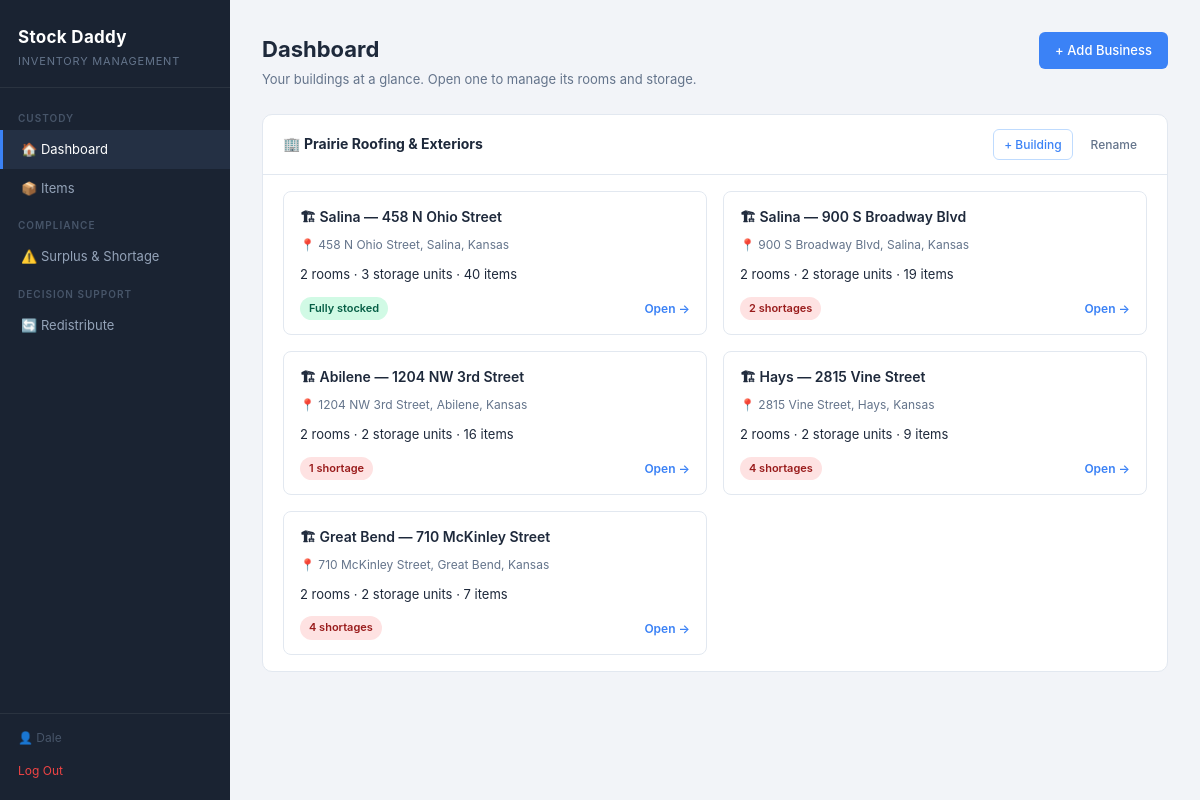
/dashboard (signed in), run on the app's committed database.
### tables this page shows
CREATE TABLE business (
  business_id INTEGER PRIMARY KEY AUTOINCREMENT,
  name        VARCHAR(100) NOT NULL,
  owner_id    INTEGER NOT NULL,
  -- NULL = active. See header note 1.
  retired     DATETIME NULL,
  FOREIGN KEY (owner_id) REFERENCES owners(owner_id)
);

### app.py (the view)
@app.route("/dashboard")
def dashboard():
    if "user" not in session:
        return redirect(url_for("login"))
    businesses = db.get_dashboard_hierarchy(session["owner_id"])
    return render_template("dashboard.html", user=session["user"], businesses=businesses)

### db.py (called while the page is built)
def get_connection():
    conn = sqlite3.connect(DB_PATH)
    conn.execute("PRAGMA foreign_keys = ON;")
    conn.row_factory = sqlite3.Row
    return conn

### templates/dashboard.html (shortened to what this page needs)
{% extends "base.html" %}
{% block body %}
<div class="app-layout">
    {% include "nav.html" %}
    <main class="main-content">
        <div class="page-header">
            <div>
                <h2>Dashboard</h2>
                <p>Your buildings at a glance. Open one to manage its rooms and storage.</p>
            </div>
            <details class="inline-form">
                <summary class="btn btn-primary">+ Add Business</summary>
            </details>
        </div>
        {% for biz in businesses %}
        <div class="card">
            <div class="card-header">
                <span>🏢 <strong>{{ biz.name }}</strong></span>
                <div class="card-actions">
                    <details class="inline-form">
                        <summary class="btn btn-small btn-ghost">+ Building</summary>
                    </details>
                    <details class="inline-form">
                        <summary class="btn btn-small btn-text">Rename</summary>
                    </details>
                </div>
            </div>
            <div class="building-grid">
                {% for building in biz.buildings %}
                <a href="{{ url_for('building', building_id=building.id) }}" class="building-card building-link">
                    <div class="building-name">🏗 {{ building.name }}</div>
                    <div class="building-address">📍 {{ building.address }}</div>
                    <div class="building-stats">
                        {{ building.room_count }} room{{ 's' if building.room_count != 1 }}
                        · {{ building.storage_count }} storage unit{{ 's' if building.storage_count != 1 }}
                        · {{ building.item_count }} item{{ 's' if building.item_count != 1 }}
                    </div>
                    <div class="building-status">
                        {% if building.shortage_count %}
                        <span class="badge badge-shortage">{{ building.shortage_count }} shortage{{ 's' if building.shortage_count != 1 }}</span>
                        {% elif building.item_count %}
                        <span class="badge badge-ok">Fully stocked</span>
                        {% else %}
                        <span class="muted-note">Empty — open to add rooms</span>
                        {% endif %}
                        <span class="building-open">Open →</span>
                    </div>
                </a>
                {% else %}
                <span class="muted-note">No buildings yet. Use "+ Building" to add one.</span>
                {% endfor %}
            </div>
        </div>
        {% else %}
        <div class="empty-state">
            <p>No businesses yet. Click <strong>+ Add Business</strong> to get started.</p>
        </div>
        {% endfor %}
    </main>
</div>
{% endblock %}

### static/css/main.css (style rules this page uses)
*, *::before, *::after { box-sizing: border-box; margin: 0; padding: 0; }
:root { --bg: #f2f4f8; --surface: #ffffff; --sidebar-bg: #1a2332; --sidebar-hover:#243044; --accent: #3b82f6; --accent-dark: #2563eb; --danger: #ef4444; --warning-bg: #fef3c7; --warning-text: #92400e; --success-bg: #d1fae5; --success-text: #065f46; --surplus-bg: #dbeafe; --surplus-text: #1e40af; --shortage-bg: #fee2e2; --shortage-text:#991b1b; --transit-bg: #ede9fe; --transit-text: #5b21b6; --text: #1e293b; --muted: #64748b; --border: #e2e8f0; --sidebar-w: 230px; }
body { font-family: -apple-system, BlinkMacSystemFont, "Segoe UI", Roboto, sans-serif; background: var(--bg); color: var(--text); font-size: 14px; line-height: 1.6; }
a { color: var(--accent); text-decoration: none; }
.app-layout { display: flex; min-height: 100vh; }
.main-content { flex: 1; padding: 32px; overflow-y: auto; min-width: 0; }
.page-header { display: flex; justify-content: space-between; align-items: flex-start; margin-bottom: 24px; gap: 16px; }
.page-header h2 { font-size: 22px; font-weight: 700; margin-bottom: 2px; }
.page-header p { color: var(--muted); font-size: 13px; }
.card { background: var(--surface); border: 1px solid var(--border); border-radius: 10px; margin-bottom: 20px; overflow: hidden; }
.card-header { display: flex; justify-content: space-between; align-items: center; padding: 14px 20px; border-bottom: 1px solid var(--border); font-weight: 600; font-size: 14px; }
.card-actions { display: flex; gap: 8px; }
.building-grid { display: grid; grid-template-columns: repeat(auto-fill, minmax(320px, 1fr)); gap: 16px; padding: 16px 20px; }
.building-card { border: 1px solid var(--border); border-radius: 8px; overflow: hidden; }
.building-link { display: flex; flex-direction: column; gap: 4px; padding: 14px 16px; color: var(--text); transition: border-color 0.12s, box-shadow 0.12s; }
.building-stats { font-size: 13px; color: var(--text); margin-top: 6px; }
.building-status { display: flex; align-items: center; justify-content: space-between; margin-top: 8px; }
.building-open { font-size: 12px; font-weight: 600; color: var(--accent); }
.building-name { font-weight: 600; font-size: 14px; }
.building-address { font-size: 12px; color: var(--muted); margin-top: 2px; }
.badge { display: inline-block; padding: 3px 9px; border-radius: 99px; font-size: 11px; font-weight: 600; }
.badge-ok { background: var(--success-bg); color: var(--success-text); }
.badge-shortage { background: var(--shortage-bg); color: var(--shortage-text); }
.btn { display: inline-block; padding: 8px 16px; border-radius: 6px; border: none; cursor: pointer; font-size: 13px; font-weight: 500; text-decoration: none; transition: background 0.12s; background: var(--accent); color: #fff; white-space: nowrap; }
.btn-primary { background: var(--accent); color: #fff; }
.btn-small { padding: 5px 10px; font-size: 12px; }
.btn-ghost { background: transparent; color: var(--accent); border: 1px solid #bfdbfe; }
.btn-text { background: transparent; color: var(--muted); }
.inline-form { position: relative; }
.inline-form > summary { list-style: none; }
.card-actions { display: flex; gap: 8px; align-items: center; flex-wrap: wrap; }

### data on the page
business: name "Prairie Roofing & Exteriors", name "Salina — 458 N Ohio Street" "Salina — 900 S Broadway Blvd" "Abilene — 1204 NW 3rd Street" "Hays — 2815 Vine Street" "Great Bend — 710 McKinley Street", address "458 N Ohio Street, Salina, Kansas" "900 S Broadway Blvd, Salina, Kansas" "1204 NW 3rd Street, Abilene, Kansas" "2815 Vine Street, Hays, Kansas" "710 McKinley Street, Great Bend, Kansas", room_count "2" "2" "2" "2" "2", room_count "s" "s" "s" "s" "s", storage_count "3" "2" "2" "2" "2", storage_count "s" "s" "s" "s" "s", item_count "40" "19" "16" "9" "7", item_count "s" "s" "s" "s" "s", shortage_count "2" "1" "4" "4", shortage_count "s" "s" "s"

### other printed values
{{ user }} "Dale"
